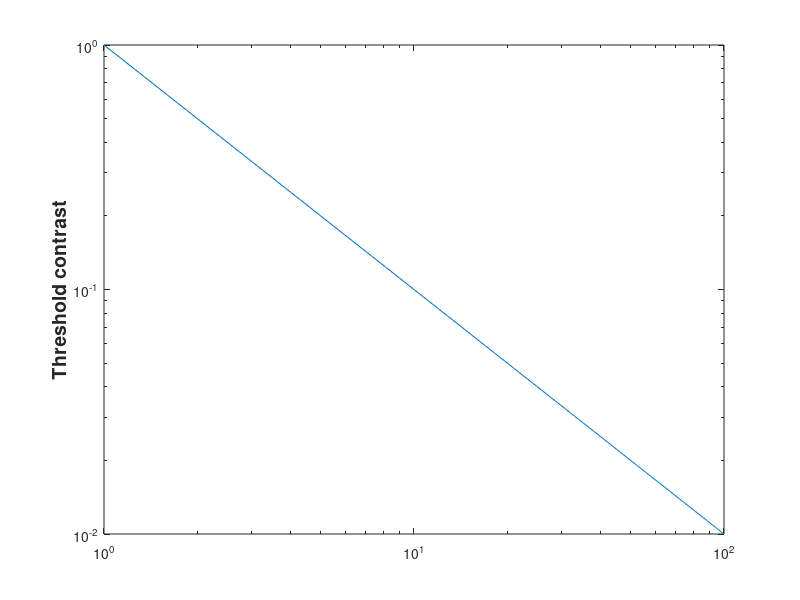

This chart was generated by the following MATLAB code:
function ylabelBug% Mathworks Case ID: 297565, submitted 10/4/99.% % YLABEL command (in MATLAB plots) bug and work around.% % dear mathworks% % there's a bug in the YLABEL command. Here's a tiny program that % demonstrates the bug.% % % c vs k% k=1:100;% c=1./k;% loglog(k,c)% %xlabel('Extent (i.e. number of % features)','FontSize',14,'FontWeight','bold');% ylabel('Threshold contrast','FontSize',14,'FontWeight','bold');% % The plot looks ok in MATLAB, but if you copy and paste it into any other % application, eg Microsoft PowerPoint, the YLABEL command results in a % spurious "TextEnd" error message in the middle of the graph. The TITLE % and % XLABEL commands don't have this problem.% % I'm using MATLAB 5.2.1 on a PowerMac, Mac OS 8.6. Is there any % workaround? I need y labels.% % best% % denis pelli% professor of psychology and neural science at nyu% apple developer% % Reported as a bug to Mathworks on 10/4/99, Case ID: 297565. Their reply (10/4) follows:% % Dear Denis,% % I am writing in response to your e-mail regarding YLABEL. I believe the% following work around will help you.% % This is a bug and it has been reported to our development staff. % % If you are printing to a Postscript printer, then the work around is to% attach Postscript to the PICT file.  % % To do this:% % 1)  Choose the Output Preferences item from the Options menu in MATLAB.  % % 2)  In this dialog box, check the  Honor Figure Position checkbox.% % 3)  Select Copy PICT with EPS as the default format.  % % Then you can copy and paste a graph into another application which will% result in proper output.% % If this does not work for you, here is another technical note which may% pertain to your problem:% % web http://www.mathworks.com/support/solutions/v5/22133.shtml% % I hope that this helps you!% % Sincerely,% % Sean Cote% Technical Support Engineer% scote@mathworks.com% c vs k, summationk=1:100;c=1./k;loglog(k,c)%xlabel('Extent (i.e. number of features)','FontSize',14,'FontWeight','bold');ylabel('Threshold contrast','FontSize',14,'FontWeight','bold');fprintf('The plot looks ok in MATLAB, but if you copy and paste it into any other\n');fprintf('application, eg Microsoft PowerPoint, the YLABEL command results in a \n');fprintf('spurious "TextEnd" error message in the middle of the graph. The TITLE and \n');fprintf('XLABEL commands don''t have this problem.\n');